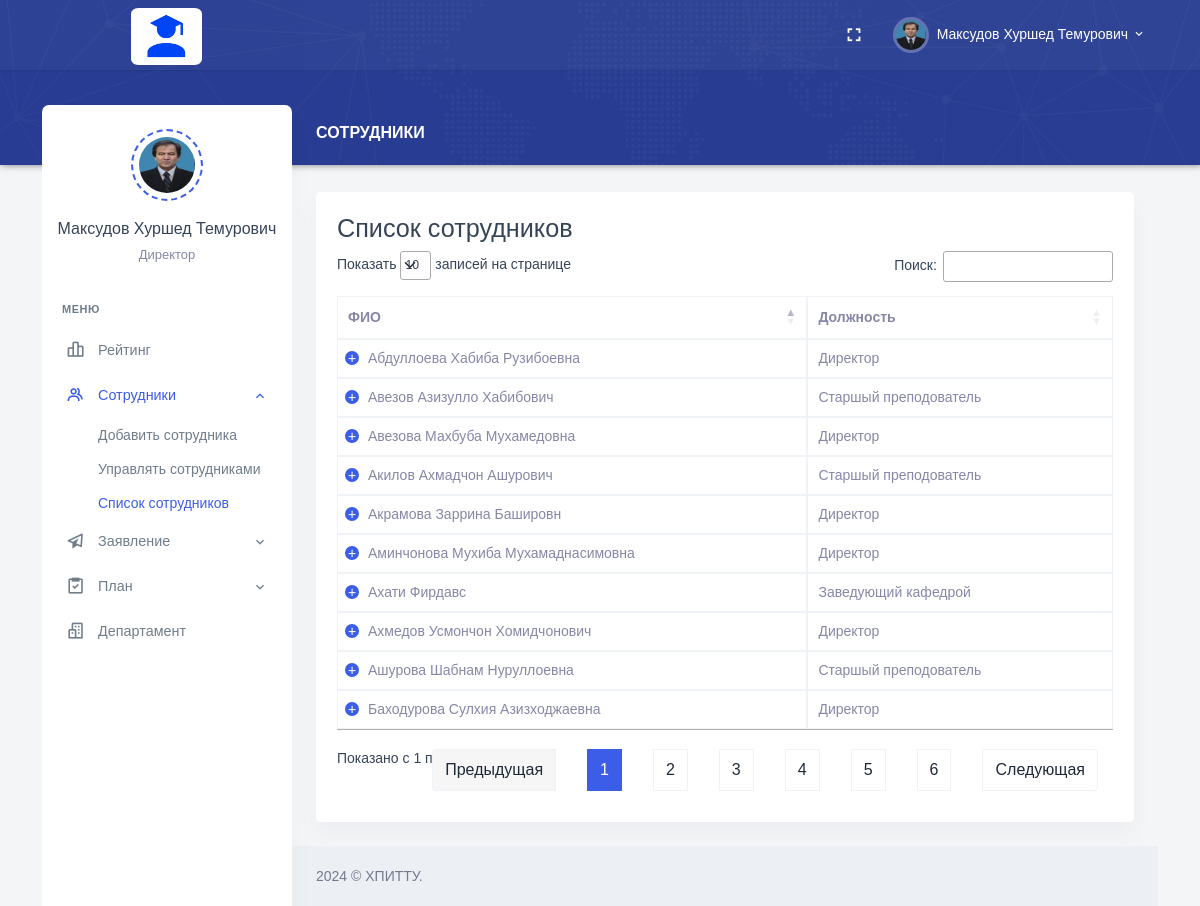
The app's page /Role/Admin/dir-employee.php (signed in) with its own data.
### tables this page shows
CREATE TABLE `employees` (
  `Employee_Id` int NOT NULL AUTO_INCREMENT,
  `Full_Name` varchar(255) DEFAULT NULL,
  `Date_of_Birth` date DEFAULT NULL,
  `Place_of_Birth` varchar(255) DEFAULT NULL,
  `Position_Id` int DEFAULT NULL,
  `Degree_Id` int DEFAULT NULL,
  `Faculty_Id` int DEFAULT NULL,
  `Department_Id` int DEFAULT NULL,
  `User_Role_Id` int DEFAULT NULL,
  `Email` varchar(255) DEFAULT NULL,
  `Phone_Number` varchar(20) DEFAULT NULL,
  `Employee_Number` varchar(20) DEFAULT NULL,
  `Date_Added` date DEFAULT NULL,
  `Path_Photo` varchar(255) DEFAULT NULL,
  `Username` varchar(255) DEFAULT NULL,
  `Password` varchar(255) DEFAULT NULL,
  PRIMARY KEY (`Employee_Id`),
  KEY `Degree_Id` (`Degree_Id`),
  KEY `Faculty_Id` (`Faculty_Id`),
  KEY `Department_Id` (`Department_Id`),
  KEY `User_Role_Id` (`User_Role_Id`),
  KEY `employees_ibfk_1` (`Position_Id`),
  CONSTRAINT `employees_ibfk_1` FOREIGN KEY (`Position_Id`) REFERENCES `positions` (`Position_Id`) ON DELETE CASCADE ON UPDATE CASCADE,
  CONSTRAINT `employees_ibfk_2` FOREIGN KEY (`Degree_Id`) REFERENCES `degrees` (`Degree_Id`) ON DELETE CASCADE ON UPDATE CASCADE,
  CONSTRAINT `employees_ibfk_3` FOREIGN KEY (`Faculty_Id`) REFERENCES `faculties` (`Faculty_Id`) ON DELETE CASCADE ON UPDATE CASCADE,
  CONSTRAINT `employees_ibfk_4` FOREIGN KEY (`Department_Id`) REFERENCES `departments` (`Department_Id`) ON DELETE CASCADE ON UPDATE CASCADE,
  CONSTRAINT `employees_ibfk_5` FOREIGN KEY (`User_Role_Id`) REFERENCES `user_roles` (`User_Role_Id`) ON DELETE CASCADE ON UPDATE CASCADE
);

CREATE TABLE `positions` (
  `Position_Id` int NOT NULL,
  `Position_Name` varchar(255) DEFAULT NULL,
  PRIMARY KEY (`Position_Id`)
);

### Role/Admin/dir-employee.php (the view, shortened to what this page needs)
<?php
require_once "header.php";
?>
<div class="main-content">
    <div class="page-content">
        <div class="row">
            <div class="col-12">
                <div class="page-title-box d-flex align-items-center justify-content-between">
                    <h4 class="page-title mb-0 font-size-18">Сотрудники</h4>
                </div>
            </div>
        </div>
        <link rel="stylesheet" type="text/css" href="https://cdn.datatables.net/1.11.6/css/jquery.dataTables.css">
        <div class="row">
            <div class="col-12">
                <div class="card">
                    <div class="card-body">
                        <h3>Список сотрудников</h3>
                        <table id="datatable" class="table table-bordered dt-responsive nowrap"
                            style="border-collapse: collapse; border-spacing: 0; width: 100%;">
                            <thead>
                                <tr>
                                    <th>ФИО</th>
                                    <th>Должность</th>
                                </tr>
                            </thead>
                            <tbody>
                                <?php
                                        include_once 'conn.php';
                                        $sql = "select e.Full_Name as FullName, ur.Position_Name as Position_Name, d.Degree_Name as DegreeName, f.Faculty_Name as FacultyName, dep.Department_Name as DepartmentName, e.Email, e.Phone_Number as PhoneNumber, e.Employee_Number EmployeeNumber, e.Date_of_Birth as DateofBirth, e.Place_of_Birth as PlaceofBirth from employees e left join positions ur on e.Position_Id = ur.Position_Id left join degrees d on e.Degree_Id = d.Degree_Id left join faculties f on e.Faculty_Id = f.Faculty_Id left join departments dep on e.Department_Id = dep.Department_Id;";
                                        $result = $conn->query($sql);
                                        if ($result->num_rows > 0) {
                                            while ($row = $result->fetch_assoc()) {
                                                echo "<tr>".
                                                        "<td>".$row["FullName"]."</td>".
                                                        "<td>".$row["Position_Name"]."</td>".
                                                        "<td>".$row["DegreeName"]."</td>".
                                                        "<td>".$row["FacultyName"]."</td>".
                                                        "<td>".$row["DepartmentName"]."</td>".
                                                        "<td>".$row["Email"]."</td>".
                                                        "<td>".$row["PhoneNumber"]."</td>".
                                                        "<td>".$row["EmployeeNumber"]."</td>".
                                                        "<td>".$row["DateofBirth"]."</td>".
                                                        "<td>".$row["PlaceofBirth"]."</td>".
                                                    "</tr>";
                                            }
                                        }
                                        ?>
                            </tbody>
                        </table>
                    </div>
                </div>
            </div>
        </div>
        <?php
require_once "footer.php";
?>

### Role/Admin/header.php (shortened to what this page needs)
<?php
    require_once "conn.php";
    $sql_command = "SELECT e.*, p.Position_Name, e.Path_Photo
    FROM employees e
    INNER JOIN positions p ON e.Position_Id = p.Position_Id
    WHERE e.Username = '{$_SESSION['Username']}'";
$result = mysqli_query($conn, $sql_command);
if (mysqli_num_rows($result) > 0) {
while ($rows = mysqli_fetch_assoc($result)) {
$Full_Name = ucwords($rows["Full_Name"]);
$Position_Name = $rows["Position_Name"];
$Path_Photo = $rows["Path_Photo"];
}
}
?>
<!doctype html>
<html lang="en">
<head>
    <link href="/assets/css/bootstrap.min.css" id="bootstrap-style" rel="stylesheet" type="text/css" />
    <link href="/assets/css/app.min.css" id="app-style" rel="stylesheet" type="text/css" />
    <link href="/assets/libs/datatables.net-bs4/css/dataTables.bootstrap4.min.css" rel="stylesheet" type="text/css" />
    <link href="/assets/libs/datatables.net-buttons-bs4/css/buttons.bootstrap4.min.css" rel="stylesheet"
        type="text/css" />
    <link href="/assets/libs/datatables.net-responsive-bs4/css/responsive.bootstrap4.min.css" rel="stylesheet"
        type="text/css" />
    <link href="/assets/css/icons.min.css" rel="stylesheet" type="text/css" />
</head>
<body data-layout="detached" data-topbar="colored">
<div class="container-fluid">
        <div id="layout-wrapper">
            <header id="page-topbar">
                <div class="navbar-header">
                    <div class="container-fluid">
                        <div class="float-end">
                            <div class="dropdown d-none d-lg-inline-block ms-1">
                                <button type="button" class="btn header-item noti-icon waves-effect"
                                    data-toggle="fullscreen">
                                    <i class="mdi mdi-fullscreen"></i>
                                </button>
                            </div>
                            <div class="dropdown d-inline-block">
                                <button type="button" class="btn header-item waves-effect"
                                    id="page-header-user-dropdown" data-bs-toggle="dropdown" aria-haspopup="true"
                                    aria-expanded="false">
                                    <img class="rounded-circle header-profile-user"
                                        src="../Personal/upload/<?php if(!empty($Path_Photo)){ echo $Path_Photo; }else{ echo "Admin.png"; } ?>" alt="Header Avatar">
                                    <span class="d-none d-xl-inline-block ms-1"><?php echo $Full_Name; ?></span>
                                    <i class="mdi mdi-chevron-down d-none d-xl-inline-block"></i>
                                </button>
                            </div>
                        </div>
                        <div>
                            <div class="navbar-brand-box">
                                <a href="index.php" class="logo logo-light" style="margin-left: 65px;">
                                    <span class="logo-lg">
                                        <img src="/assets/images/LogoEX.png" alt="" height="57"
                                            style="border-radius: 10%;">
                                    </span>
                                </a>
                            </div>
                        </div>
                    </div>
            </header>
            <div class="vertical-menu">
                <div class="h-100">
                    <div class="user-wid text-center py-4">
                        <div class="user-img">
                            <img src="../Personal/upload/<?php if(!empty($Path_Photo)){ echo $Path_Photo; }else{ echo "Admin.png"; } ?>" alt=""
                                class="avatar-md mx-auto rounded-circle">
                        </div>
                        <div class="mt-3">
                            <a href="#" class="text-reset fw-medium font-size-16"><?php echo $Full_Name; ?></a>
                            <p class="text-muted mt-1 mb-0 font-size-13"><?php echo $Position_Name; ?></p>
                        </div>
                    </div>
                    <div id="sidebar-menu">
                        <ul class="metismenu list-unstyled" id="side-menu">
                            <li class="menu-title">Меню</li>
                            <li>
                                <a href="index.php" class="waves-effect">
                                    <i class="bx bx-bar-chart-alt-2"></i>
                                    <span>Рейтинг</span>
                                </a>
                            </li>
                            <li>
                                <a href="javascript: void(0);" class="has-arrow waves-effect">
                                    <i class="bx bx-group"></i>
                                    <span>Сотрудники</span>
                                </a>
                                <ul class="sub-menu" aria-expanded="false">
                                <li><a href="add-employee.php">Добавить сотрудника</a></li>
                                    <li><a href="edit-employee.php">Управлять сотрудниками</a></li>
                                    <li><a href="dir-employee.php">Список сотрудников</a></li>
                                </ul>
                            </li>
                            <li>
                                <a href="javascript: void(0);" class="has-arrow waves-effect">
                                    <i class="bx bx-paper-plane"></i>
                                    <span>Заявление</span>
                                </a>
                            </li>
                            <li>
                                <a href="javascript: void(0);" class="has-arrow waves-effect">
                                    <i class="bx bx-task"></i>
                                    <span>План</span>
                                </a>
                            </li>
                            <li>
                                <a href="departament.php" class="waves-effect">
                                    <i class="bx bx-buildings"></i>
                                    <span>Департамент</span>
                                </a>
                            </li>
                    </div>
                </div>
            </div>

### records on screen
employees: Path_Photo (picture), Full_Name "Максудов Хуршед Темурович", Position_Id.Position_Name "Директор"
employees: Full_Name "Ашурова Шабнам Нуруллоевна", Position_Id.Position_Name "Старшый преподователь"
employees: Full_Name "Акилов Ахмадчон Ашурович", Position_Id.Position_Name "Старшый преподователь"
employees: Full_Name "Авезов Азизулло Хабибович", Position_Id.Position_Name "Старшый преподователь"
employees: Full_Name "Авезова Махбуба Мухамедовна", Position_Id.Position_Name "Директор"
employees: Full_Name "Ахмедов Усмончон Хомидчонович", Position_Id.Position_Name "Директор"
employees: Full_Name "Баходурова Сулхия Азизходжаевна", Position_Id.Position_Name "Директор"
employees: Full_Name "Акрамова Заррина Башировн", Position_Id.Position_Name "Директор"
employees: Full_Name "Аминчонова Мухиба Мухамаднасимовна", Position_Id.Position_Name "Директор"
employees: Full_Name "Абдуллоева Хабиба Рузибоевна", Position_Id.Position_Name "Директор"
employees: Full_Name "Ахати Фирдавс", Position_Id.Position_Name "Заведующий кафедрой"
